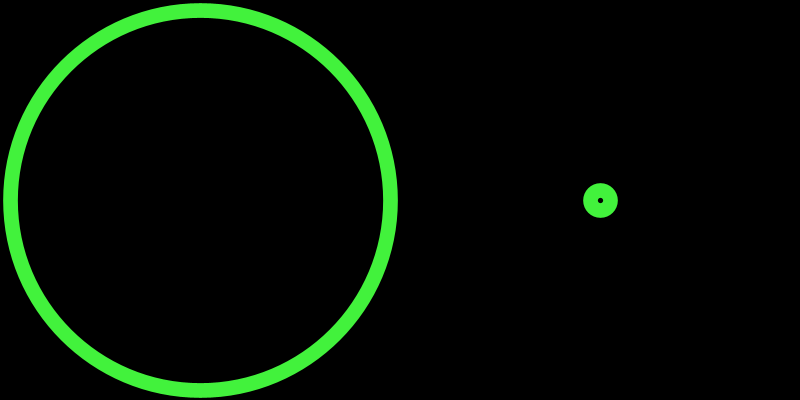
Frame 1 (no input)
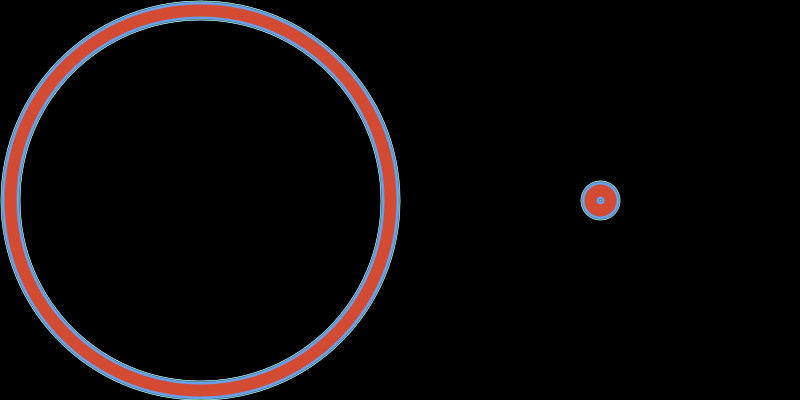
Frame 60 (the mouse pressed at the canvas centre just before this capture)
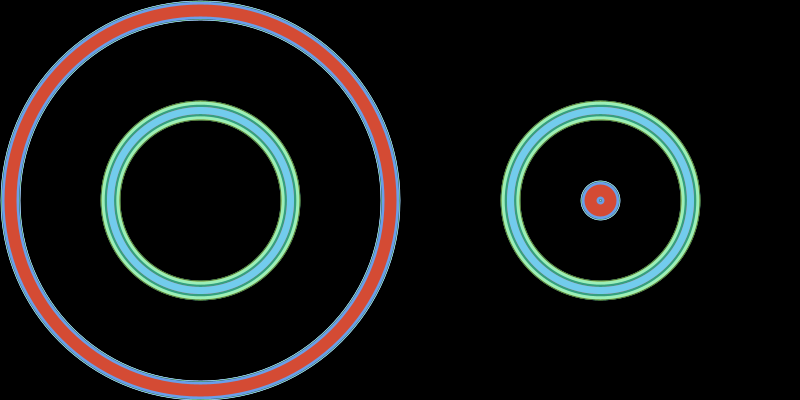
Frame 120 (the mouse held since frame 60 and released just before this capture)

The Processing sketch that drew these frames (run headless with seeded random() and noise(); from frame 60 on, the mouse is pressed at the canvas centre):

// Processing sketch: processing_5618
// ── processing_5618.pde


void setup(){
  
background (0);

size (800, 400);
}

void draw(){
  
  float d2 = mouseX/2-20;
  
  float d1 = width/2 - (d2+40);
 
  smooth();
  
  translate (width/2, height/2);
  
  noFill();
  
  strokeWeight(random(5,20));
  
  stroke (random(255), random(255), random(255));
  
  ellipse (-width/4, 0, d1, d1);
  
  ellipse (width/4, 0, d2, d2);
  
}
